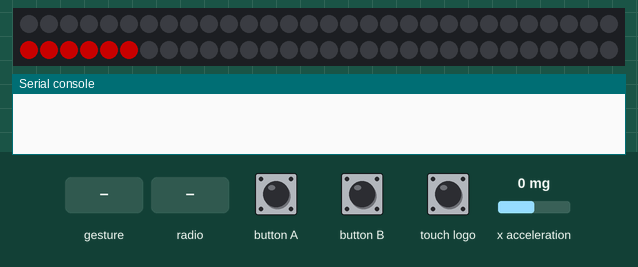
Bench run of a program on a simulated BBC micro:bit (MakeCode). On the bench: 60 RGB LEDs in strip order, left to right, continuing on the next row, the last lines printed to the serial console. Inputs (shaded band) come from the test bench; at power-on: x acceleration 0 mg. Dim RGB values are drawn brighter than linear; random numbers come from a fixed seed; no radio messages arrive unless stated (any console line starting 'radio sent:' is added by the test bench); a tilt is held for 1.5 s and a shake lasts 1 s, then the board lies face up again.

Above: at 1.2 s.
1.3 s: gesture 'shake'
At 1.79 s:
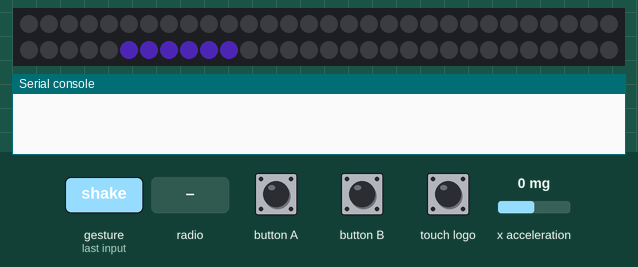
At 2.32 s:
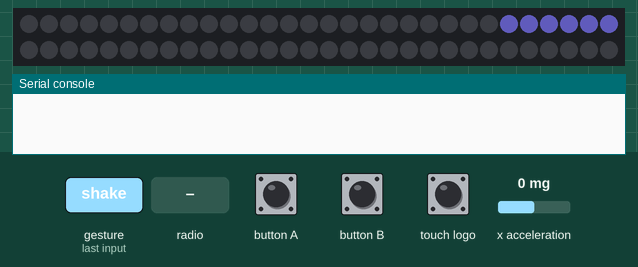
3.8 s: touch logo pressed for 0.15 s
5.4 s: touch logo pressed for 1 s
At 6.4 s:
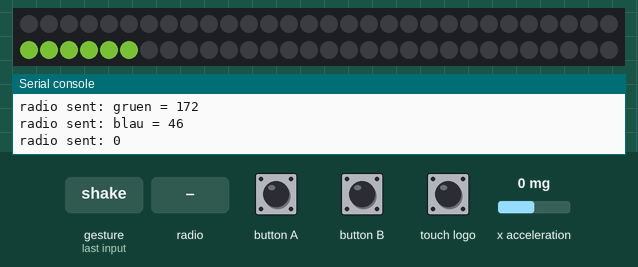
7.9 s: radio message "rot=1" arrives
9.4 s: radio message "blau=100" arrives
10.9 s: x acceleration set to -1440 mg
At 11.8 s:
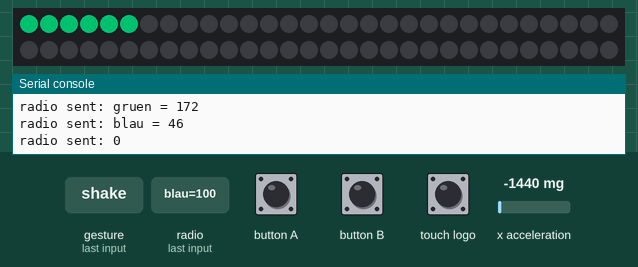
Timing chart, 0 to 13.5 s (numbered marks = the images above; inputs shaded):
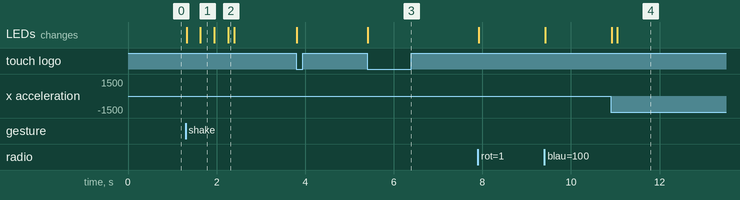

The program:

main.ts
```typescript
radio.onReceivedNumber(function (receivedNumber) {
    onoff = receivedNumber
    AnzahlPixel = receivedNumber
    // Licht wird an der Spitze empfangen
    Position = striplaenge
})
input.onLogoEvent(TouchButtonEvent.Touched, function () {
    if (onoff != 0) {
        radio.sendNumber(AnzahlPixel)
        radio.sendValue("rot", rot)
        radio.sendValue("gruen", gruen)
        radio.sendValue("blau", blau)
        onoff = 0
    } else {
        radio.sendNumber(0)
        onoff = 1
    }
})
input.onButtonPressed(Button.A, function () {
    AnzahlPixel += -1
})
input.onButtonPressed(Button.B, function () {
    AnzahlPixel += 1
})
radio.onReceivedValue(function (name, value) {
    if (name == "rot") {
        rot = value
    } else if (name == "gruen") {
        gruen = value
    } else {
        blau = value
    }
})
let blau = 0
let gruen = 0
let rot = 0
let Position = 0
let onoff = 0
let AnzahlPixel = 0
let striplaenge = 0
striplaenge = 60
let strip = neopixel.create(DigitalPin.P2, striplaenge, NeoPixelMode.RGB)
let range = strip.range(0, 60)
AnzahlPixel = 6
onoff = 1
Position = strip.length() / 2
rot = 200
radio.setGroup(1)
basic.forever(function () {
    basic.clearScreen()
    strip.clear()
    Position += pins.map(
    input.acceleration(Dimension.X),
    0,
    1023,
    0,
    3
    )
    Position = Math.constrain(Position, 0, striplaenge - AnzahlPixel)
    if (input.isGesture(Gesture.Shake)) {
        rot = randint(2, 255)
        gruen = randint(2, 255)
        blau = randint(2, 255)
    }
    AnzahlPixel = Math.constrain(AnzahlPixel, 1, striplaenge)
    for (let Index = 0; Index <= AnzahlPixel - 1; Index++) {
        strip.setPixelColor(Index + Position, neopixel.rgb(rot, gruen, blau))
    }
    if (onoff == 0) {
        strip.clear()
    }
    strip.show()
})
```

test.ts
```typescript
// Hier kann man Tests durchführen; diese Datei wird nicht kompiliert, wenn dieses Paket als Erweiterung verwendet wird.
```

Measured:
- after the input at 1.3 s, the LEDs: first change at once (image 1 shows a later state)
- after the input at 5.4 s, the LEDs: change at once (image 3)
- after the input at 10.9 s, the LEDs: first change at once (image 4 shows a later state)
